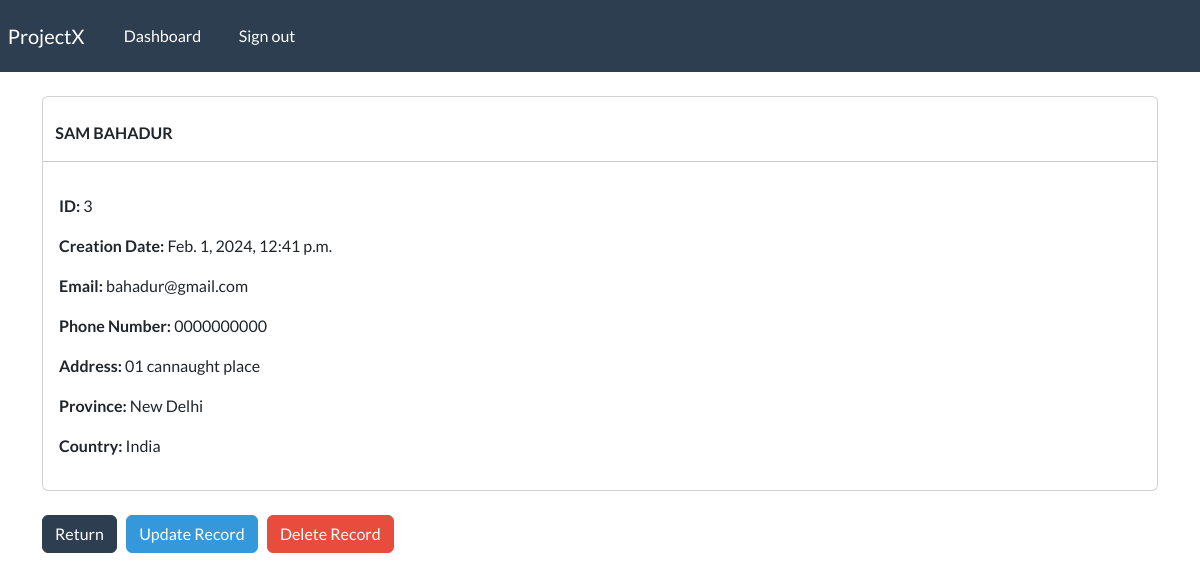
Screenshot of /record/3 (signed in) with the database file from the repository.
### webapp/models.py (models this page shows, shortened)
class Record(models.Model):
    creation_date = models.DateTimeField(auto_now_add = True)
    first_name = models.CharField(max_length = 100)
    last_name = models.CharField(max_length = 100)
    email = models.CharField(max_length = 250)
    phone_number = models.CharField(max_length = 30)
    address = models.CharField(max_length = 200)
    province = models.CharField(max_length = 200)
    country = models.CharField(max_length = 200)

### webapp/views.py (the view)
# urls.py: path('record/<int:pk>',singular_view_record,name = 'record'),
@login_required(login_url='login')
def singular_view_record(request,pk):
    all_records = Record.objects.get(id = pk)
    context = {'record':all_records}
    return render(request,'webapp/view-record.html',context=context)

### webapp/templates/webapp/view-record.html (shortened to what this page needs)
{%extends 'webapp/base.html' %}
{% block content %}
    <div class='card'>
        <strong>
            <br>
            {{record.first_name|upper}}
            {{record.last_name|upper}}
        </strong>
        <hr>
        <div class="card-body">
            <p> <strong> ID: </strong> {{record.id}} </p>
            <p> <strong> Creation Date: </strong> {{record.creation_date}} </p>
            <p> <strong> Email: </strong> {{record.email}} </p>
            <p> <strong> Phone Number: </strong> {{record.phone_number}} </p>
            <p> <strong> Address: </strong> {{record.address}} </p>
            <p> <strong> Province: </strong> {{record.province}} </p>
            <p> <strong> Country: </strong> {{record.country}} </p>
        </div>
    </div>
    <br>
    <a href="{% url 'dashboard' %}" class="btn btn-primary">Return</a>
    <a href="{% url 'update_record' record.id %}" class="btn btn-info">Update Record</a>
    <a href="{% url 'delete_record' record.id %}" class="btn btn-danger">Delete Record</a>
{% endblock %}

### rows the page displays
Record: first_name "SAM", last_name "BAHADUR", id "3", creation_date "Feb. 1, 2024, 12:41 p.m.", email "bahadur@gmail.com", phone_number "0000000000", address "01 cannaught place", province "New Delhi", country "India"
